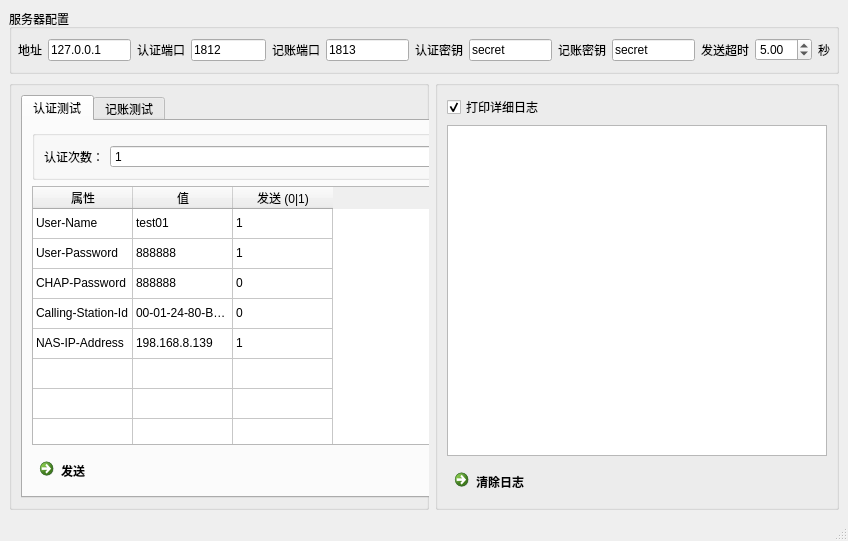
<?xml version="1.0" encoding="UTF-8"?>
<ui version="4.0">
 <class>MainWindow</class>
 <widget class="QMainWindow" name="MainWindow">
  <property name="geometry">
   <rect>
    <x>0</x>
    <y>0</y>
    <width>848</width>
    <height>541</height>
   </rect>
  </property>
  <property name="windowTitle">
   <string>RadiusTester</string>
  </property>
  <widget class="QWidget" name="centralwidget">
   <layout class="QVBoxLayout" name="verticalLayout_5">
    <item>
     <widget class="QGroupBox" name="groupBox_5">
      <property name="minimumSize">
       <size>
        <width>0</width>
        <height>65</height>
       </size>
      </property>
      <property name="maximumSize">
       <size>
        <width>16777215</width>
        <height>16777215</height>
       </size>
      </property>
      <property name="title">
       <string>服务器配置</string>
      </property>
      <layout class="QHBoxLayout" name="horizontalLayout_2">
       <property name="margin">
        <number>6</number>
       </property>
       <item>
        <widget class="QLabel" name="label_2">
         <property name="text">
          <string>地址</string>
         </property>
        </widget>
       </item>
       <item>
        <widget class="QLineEdit" name="server_addr">
         <property name="text">
          <string>127.0.0.1</string>
         </property>
        </widget>
       </item>
       <item>
        <widget class="QLabel" name="label_3">
         <property name="text">
          <string>认证端口</string>
         </property>
        </widget>
       </item>
       <item>
        <widget class="QLineEdit" name="auth_port">
         <property name="maximumSize">
          <size>
           <width>100</width>
           <height>16777215</height>
          </size>
         </property>
         <property name="text">
          <string>1812</string>
         </property>
        </widget>
       </item>
       <item>
        <widget class="QLabel" name="label_4">
         <property name="text">
          <string>记账端口</string>
         </property>
        </widget>
       </item>
       <item>
        <widget class="QLineEdit" name="acct_port">
         <property name="text">
          <string>1813</string>
         </property>
        </widget>
       </item>
       <item>
        <widget class="QLabel" name="label_5">
         <property name="text">
          <string>认证密钥</string>
         </property>
        </widget>
       </item>
       <item>
        <widget class="QLineEdit" name="auth_secret">
         <property name="text">
          <string>secret</string>
         </property>
        </widget>
       </item>
       <item>
        <widget class="QLabel" name="label_6">
         <property name="text">
          <string>记账密钥</string>
         </property>
        </widget>
       </item>
       <item>
        <widget class="QLineEdit" name="acct_secret">
         <property name="text">
          <string>secret</string>
         </property>
        </widget>
       </item>
       <item>
        <widget class="QLabel" name="label_7">
         <property name="text">
          <string>发送超时</string>
         </property>
        </widget>
       </item>
       <item>
        <widget class="QDoubleSpinBox" name="timeout">
         <property name="value">
          <double>5.000000000000000</double>
         </property>
        </widget>
       </item>
       <item>
        <widget class="QLabel" name="label_8">
         <property name="text">
          <string>秒</string>
         </property>
        </widget>
       </item>
      </layout>
     </widget>
    </item>
    <item>
     <layout class="QHBoxLayout" name="horizontalLayout_3">
      <property name="topMargin">
       <number>0</number>
      </property>
      <property name="rightMargin">
       <number>0</number>
      </property>
      <item>
       <widget class="QGroupBox" name="groupBox">
        <property name="sizePolicy">
         <sizepolicy hsizetype="Preferred" vsizetype="Preferred">
          <horstretch>0</horstretch>
          <verstretch>0</verstretch>
         </sizepolicy>
        </property>
        <property name="minimumSize">
         <size>
          <width>360</width>
          <height>0</height>
         </size>
        </property>
        <property name="maximumSize">
         <size>
          <width>420</width>
          <height>16777215</height>
         </size>
        </property>
        <property name="title">
         <string/>
        </property>
        <property name="flat">
         <bool>true</bool>
        </property>
        <layout class="QVBoxLayout" name="verticalLayout">
         <item>
          <widget class="QTabWidget" name="tabWidget">
           <property name="minimumSize">
            <size>
             <width>450</width>
             <height>0</height>
            </size>
           </property>
           <property name="tabPosition">
            <enum>QTabWidget::North</enum>
           </property>
           <property name="tabShape">
            <enum>QTabWidget::Rounded</enum>
           </property>
           <property name="currentIndex">
            <number>0</number>
           </property>
           <property name="elideMode">
            <enum>Qt::ElideNone</enum>
           </property>
           <property name="usesScrollButtons">
            <bool>true</bool>
           </property>
           <property name="documentMode">
            <bool>false</bool>
           </property>
           <property name="tabsClosable">
            <bool>false</bool>
           </property>
           <property name="movable">
            <bool>false</bool>
           </property>
           <widget class="QWidget" name="auth_tab">
            <attribute name="title">
             <string>认证测试</string>
            </attribute>
            <layout class="QVBoxLayout" name="verticalLayout_3">
             <item>
              <widget class="QGroupBox" name="groupBox_4">
               <property name="minimumSize">
                <size>
                 <width>0</width>
                 <height>0</height>
                </size>
               </property>
               <property name="title">
                <string/>
               </property>
               <layout class="QHBoxLayout" name="horizontalLayout">
                <item>
                 <widget class="QLabel" name="label">
                  <property name="sizePolicy">
                   <sizepolicy hsizetype="Preferred" vsizetype="Preferred">
                    <horstretch>0</horstretch>
                    <verstretch>0</verstretch>
                   </sizepolicy>
                  </property>
                  <property name="text">
                   <string>认证次数：</string>
                  </property>
                 </widget>
                </item>
                <item>
                 <widget class="QSpinBox" name="auth_times">
                  <property name="sizePolicy">
                   <sizepolicy hsizetype="Expanding" vsizetype="Fixed">
                    <horstretch>0</horstretch>
                    <verstretch>0</verstretch>
                   </sizepolicy>
                  </property>
                  <property name="minimum">
                   <number>1</number>
                  </property>
                  <property name="maximum">
                   <number>1000000</number>
                  </property>
                 </widget>
                </item>
               </layout>
              </widget>
             </item>
             <item>
              <widget class="QTableWidget" name="auth_attr_table">
               <property name="frameShadow">
                <enum>QFrame::Raised</enum>
               </property>
               <property name="alternatingRowColors">
                <bool>false</bool>
               </property>
               <property name="selectionMode">
                <enum>QAbstractItemView::NoSelection</enum>
               </property>
               <property name="selectionBehavior">
                <enum>QAbstractItemView::SelectRows</enum>
               </property>
               <property name="sortingEnabled">
                <bool>true</bool>
               </property>
               <property name="wordWrap">
                <bool>false</bool>
               </property>
               <property name="cornerButtonEnabled">
                <bool>false</bool>
               </property>
               <property name="rowCount">
                <number>20</number>
               </property>
               <attribute name="horizontalHeaderCascadingSectionResizes">
                <bool>true</bool>
               </attribute>
               <attribute name="verticalHeaderVisible">
                <bool>false</bool>
               </attribute>
               <attribute name="verticalHeaderCascadingSectionResizes">
                <bool>true</bool>
               </attribute>
               <row>
                <property name="text">
                 <string/>
                </property>
               </row>
               <row>
                <property name="text">
                 <string/>
                </property>
               </row>
               <row>
                <property name="text">
                 <string/>
                </property>
               </row>
               <row>
                <property name="text">
                 <string/>
                </property>
               </row>
               <row>
                <property name="text">
                 <string/>
                </property>
               </row>
               <row>
                <property name="text">
                 <string/>
                </property>
               </row>
               <row>
                <property name="text">
                 <string/>
                </property>
               </row>
               <row>
                <property name="text">
                 <string/>
                </property>
               </row>
               <row>
                <property name="text">
                 <string/>
                </property>
               </row>
               <row>
                <property name="text">
                 <string/>
                </property>
               </row>
               <row/>
               <row/>
               <row/>
               <row/>
               <row/>
               <row/>
               <row/>
               <row/>
               <row/>
               <row/>
               <column>
                <property name="text">
                 <string>属性</string>
                </property>
               </column>
               <column>
                <property name="text">
                 <string>值</string>
                </property>
               </column>
               <column>
                <property name="text">
                 <string>发送 (0|1)</string>
                </property>
               </column>
               <item row="0" column="0">
                <property name="text">
                 <string>User-Name</string>
                </property>
               </item>
               <item row="0" column="1">
                <property name="text">
                 <string>test01</string>
                </property>
               </item>
               <item row="0" column="2">
                <property name="text">
                 <string>1</string>
                </property>
               </item>
               <item row="1" column="0">
                <property name="text">
                 <string>User-Password</string>
                </property>
               </item>
               <item row="1" column="1">
                <property name="text">
                 <string>888888</string>
                </property>
               </item>
               <item row="1" column="2">
                <property name="text">
                 <string>1</string>
                </property>
               </item>
               <item row="2" column="0">
                <property name="text">
                 <string>CHAP-Password</string>
                </property>
               </item>
               <item row="2" column="1">
                <property name="text">
                 <string>888888</string>
                </property>
               </item>
               <item row="2" column="2">
                <property name="text">
                 <string>0</string>
                </property>
               </item>
               <item row="3" column="0">
                <property name="text">
                 <string>Calling-Station-Id</string>
                </property>
               </item>
               <item row="3" column="1">
                <property name="text">
                 <string>00-01-24-80-B3-9C</string>
                </property>
               </item>
               <item row="3" column="2">
                <property name="text">
                 <string>0</string>
                </property>
               </item>
               <item row="4" column="0">
                <property name="text">
                 <string>NAS-IP-Address</string>
                </property>
               </item>
               <item row="4" column="1">
                <property name="text">
                 <string>198.168.8.139</string>
                </property>
               </item>
               <item row="4" column="2">
                <property name="text">
                 <string>1</string>
                </property>
               </item>
               <item row="5" column="0">
                <property name="text">
                 <string/>
                </property>
               </item>
              </widget>
             </item>
             <item>
              <widget class="QCommandLinkButton" name="send_auth_cmd">
               <property name="text">
                <string>发送</string>
               </property>
              </widget>
             </item>
            </layout>
           </widget>
           <widget class="QWidget" name="acct_tab">
            <attribute name="title">
             <string>记账测试</string>
            </attribute>
            <layout class="QVBoxLayout" name="verticalLayout_4">
             <item>
              <widget class="QGroupBox" name="groupBox_3">
               <property name="minimumSize">
                <size>
                 <width>0</width>
                 <height>0</height>
                </size>
               </property>
               <property name="title">
                <string/>
               </property>
               <layout class="QGridLayout" name="gridLayout_2">
                <property name="margin">
                 <number>3</number>
                </property>
                <item row="0" column="0">
                 <widget class="QRadioButton" name="acct_start">
                  <property name="text">
                   <string>开始包</string>
                  </property>
                  <property name="checked">
                   <bool>true</bool>
                  </property>
                 </widget>
                </item>
                <item row="0" column="1">
                 <widget class="QRadioButton" name="acct_update">
                  <property name="text">
                   <string>更新包</string>
                  </property>
                 </widget>
                </item>
                <item row="0" column="2">
                 <widget class="QRadioButton" name="acct_stop">
                  <property name="text">
                   <string>结束包</string>
                  </property>
                 </widget>
                </item>
                <item row="1" column="0">
                 <widget class="QRadioButton" name="acct_on">
                  <property name="text">
                   <string>开始记账</string>
                  </property>
                 </widget>
                </item>
                <item row="1" column="1">
                 <widget class="QRadioButton" name="acct_off">
                  <property name="text">
                   <string>停止记账</string>
                  </property>
                 </widget>
                </item>
                <item row="1" column="2">
                 <widget class="QSpinBox" name="acct_times">
                  <property name="minimum">
                   <number>1</number>
                  </property>
                  <property name="maximum">
                   <number>1000000</number>
                  </property>
                 </widget>
                </item>
               </layout>
              </widget>
             </item>
             <item>
              <widget class="QTableWidget" name="acct_attr_table">
               <property name="frameShadow">
                <enum>QFrame::Raised</enum>
               </property>
               <property name="selectionMode">
                <enum>QAbstractItemView::NoSelection</enum>
               </property>
               <property name="showGrid">
                <bool>true</bool>
               </property>
               <property name="gridStyle">
                <enum>Qt::SolidLine</enum>
               </property>
               <property name="sortingEnabled">
                <bool>true</bool>
               </property>
               <property name="wordWrap">
                <bool>false</bool>
               </property>
               <property name="cornerButtonEnabled">
                <bool>true</bool>
               </property>
               <property name="rowCount">
                <number>21</number>
               </property>
               <attribute name="horizontalHeaderCascadingSectionResizes">
                <bool>true</bool>
               </attribute>
               <attribute name="verticalHeaderVisible">
                <bool>false</bool>
               </attribute>
               <attribute name="verticalHeaderCascadingSectionResizes">
                <bool>true</bool>
               </attribute>
               <row>
                <property name="text">
                 <string/>
                </property>
               </row>
               <row>
                <property name="text">
                 <string/>
                </property>
               </row>
               <row>
                <property name="text">
                 <string/>
                </property>
               </row>
               <row>
                <property name="text">
                 <string/>
                </property>
               </row>
               <row>
                <property name="text">
                 <string/>
                </property>
               </row>
               <row>
                <property name="text">
                 <string/>
                </property>
               </row>
               <row>
                <property name="text">
                 <string/>
                </property>
               </row>
               <row>
                <property name="text">
                 <string/>
                </property>
               </row>
               <row>
                <property name="text">
                 <string/>
                </property>
               </row>
               <row>
                <property name="text">
                 <string/>
                </property>
               </row>
               <row>
                <property name="text">
                 <string/>
                </property>
               </row>
               <row>
                <property name="text">
                 <string/>
                </property>
               </row>
               <row>
                <property name="text">
                 <string/>
                </property>
               </row>
               <row>
                <property name="text">
                 <string/>
                </property>
               </row>
               <row>
                <property name="text">
                 <string/>
                </property>
               </row>
               <row>
                <property name="text">
                 <string/>
                </property>
               </row>
               <row>
                <property name="text">
                 <string/>
                </property>
               </row>
               <row>
                <property name="text">
                 <string/>
                </property>
               </row>
               <row>
                <property name="text">
                 <string/>
                </property>
               </row>
               <row/>
               <row/>
               <column>
                <property name="text">
                 <string>属性</string>
                </property>
               </column>
               <column>
                <property name="text">
                 <string>值</string>
                </property>
               </column>
               <column>
                <property name="text">
                 <string>发送 (0|1)</string>
                </property>
               </column>
               <item row="0" column="0">
                <property name="text">
                 <string>User-Name</string>
                </property>
               </item>
               <item row="0" column="1">
                <property name="text">
                 <string>test01</string>
                </property>
               </item>
               <item row="0" column="2">
                <property name="text">
                 <string>1</string>
                </property>
               </item>
               <item row="1" column="0">
                <property name="text">
                 <string>NAS-IP-Address</string>
                </property>
               </item>
               <item row="1" column="1">
                <property name="text">
                 <string>198.168.8.139</string>
                </property>
               </item>
               <item row="1" column="2">
                <property name="text">
                 <string>1</string>
                </property>
               </item>
               <item row="2" column="0">
                <property name="text">
                 <string>NAS-Port</string>
                </property>
               </item>
               <item row="2" column="1">
                <property name="text">
                 <string>0</string>
                </property>
               </item>
               <item row="2" column="2">
                <property name="text">
                 <string>1</string>
                </property>
               </item>
               <item row="3" column="0">
                <property name="text">
                 <string>NAS-Identifier</string>
                </property>
               </item>
               <item row="3" column="1">
                <property name="text">
                 <string>me60</string>
                </property>
               </item>
               <item row="3" column="2">
                <property name="text">
                 <string>1</string>
                </property>
               </item>
               <item row="4" column="0">
                <property name="text">
                 <string>Called-Station-Id</string>
                </property>
               </item>
               <item row="4" column="1">
                <property name="text">
                 <string>00-04-5F-00-0F-D1</string>
                </property>
               </item>
               <item row="4" column="2">
                <property name="text">
                 <string>1</string>
                </property>
               </item>
               <item row="5" column="0">
                <property name="text">
                 <string>Calling-Station-Id</string>
                </property>
               </item>
               <item row="5" column="1">
                <property name="text">
                 <string>00-01-24-80-B3-9C</string>
                </property>
               </item>
               <item row="5" column="2">
                <property name="text">
                 <string>1</string>
                </property>
               </item>
               <item row="6" column="0">
                <property name="text">
                 <string>Framed-IP-Address</string>
                </property>
               </item>
               <item row="6" column="1">
                <property name="text">
                 <string>198.168.8.139</string>
                </property>
               </item>
               <item row="6" column="2">
                <property name="text">
                 <string>1</string>
                </property>
               </item>
               <item row="7" column="0">
                <property name="text">
                 <string>Acct-Input-Octets</string>
                </property>
               </item>
               <item row="7" column="1">
                <property name="text">
                 <string>772138064</string>
                </property>
               </item>
               <item row="7" column="2">
                <property name="text">
                 <string>0</string>
                </property>
               </item>
               <item row="8" column="0">
                <property name="text">
                 <string>Acct-Output-Octets</string>
                </property>
               </item>
               <item row="8" column="1">
                <property name="text">
                 <string>772138064</string>
                </property>
               </item>
               <item row="8" column="2">
                <property name="text">
                 <string>0</string>
                </property>
               </item>
               <item row="9" column="0">
                <property name="text">
                 <string>Acct-Session-Time</string>
                </property>
               </item>
               <item row="9" column="1">
                <property name="text">
                 <string>3600</string>
                </property>
               </item>
               <item row="9" column="2">
                <property name="text">
                 <string>0</string>
                </property>
               </item>
              </widget>
             </item>
             <item>
              <widget class="QCommandLinkButton" name="send_acct_cmd">
               <property name="text">
                <string>发送</string>
               </property>
              </widget>
             </item>
            </layout>
           </widget>
          </widget>
         </item>
        </layout>
       </widget>
      </item>
      <item>
       <widget class="QGroupBox" name="groupBox_2">
        <property name="minimumSize">
         <size>
          <width>400</width>
          <height>0</height>
         </size>
        </property>
        <property name="title">
         <string/>
        </property>
        <layout class="QVBoxLayout" name="verticalLayout_2">
         <item>
          <widget class="QCheckBox" name="is_debug">
           <property name="text">
            <string>打印详细日志</string>
           </property>
           <property name="checked">
            <bool>true</bool>
           </property>
          </widget>
         </item>
         <item>
          <widget class="QTextBrowser" name="log_view"/>
         </item>
         <item>
          <widget class="QCommandLinkButton" name="clearlog_cmd">
           <property name="text">
            <string>清除日志</string>
           </property>
          </widget>
         </item>
        </layout>
       </widget>
      </item>
     </layout>
    </item>
   </layout>
  </widget>
  <widget class="QMenuBar" name="menubar">
   <property name="geometry">
    <rect>
     <x>0</x>
     <y>0</y>
     <width>848</width>
     <height>17</height>
    </rect>
   </property>
  </widget>
  <widget class="QStatusBar" name="statusbar"/>
 </widget>
 <resources/>
 <connections/>
</ui>
